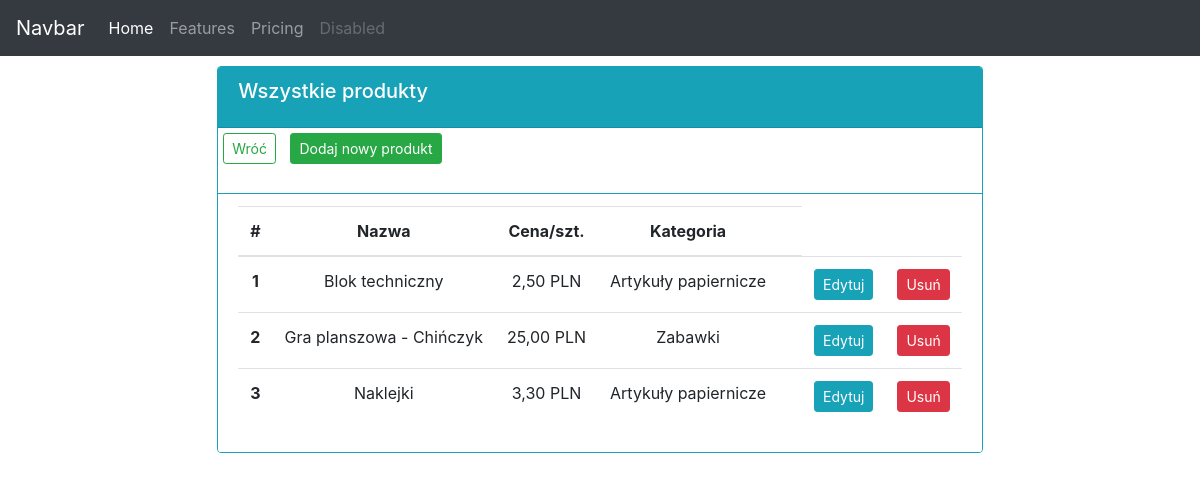
/products/, run on an earlier commit of the app's database.
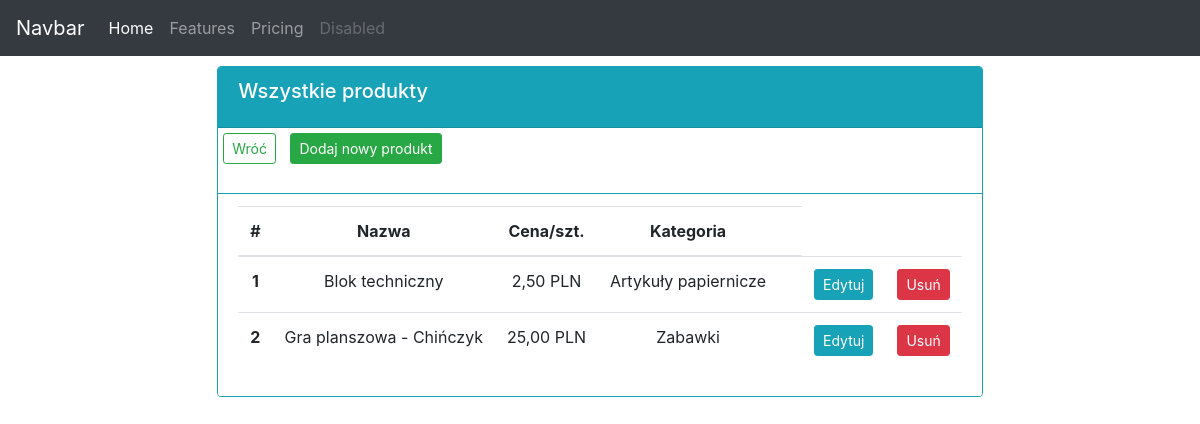
And on a later commit of the database.
### order_app/models.py (models this page shows, shortened)
class Product(models.Model):
    CATEGORY = (
        ('Artykuły papiernicze', 'Artykuły papiernicze'),
        ('Zabawki', 'Zabawki')
    )
    name = models.CharField(max_length=200, null=True)
    price = models.FloatField(null=True)
    category = models.CharField(max_length=200, choices=CATEGORY, null=True)
    description = models.CharField(max_length=500, null=True, blank=True)
    quantity = models.PositiveIntegerField(default=0, null=True, blank=True)
    delivered = models.BooleanField(default=False)

### order_app/views.py (the view)
# urls.py: path('products/', productsView, name='products'),
def productsView(reqeust):
    products = Product.objects.all()
    context = {'products': products}
    template = 'order_app/products.html'
    return render(reqeust, template, context)

### order_app/templates/order_app/products.html (shortened to what this page needs)
{% extends 'order_app/base.html' %}
{% block content %}
<div class="row">
    <div class="col-md d-flex justify-content-center">
      <div class="card border-info" style="margin: 10px;">
        <div class="card-header bg-info text-white">
          <h5 class="card-title">Wszystkie produkty</h5>
        </div>
          <p>
            <a class="btn btn-outline-success btn-sm" style="margin: 5px;" href="{% url 'order_app:index' %}">Wróć</a>
            <a class="btn btn-success btn-sm" style="margin: 5px;"
               href="{% url 'order_app:add_product' %}">Dodaj nowy produkt</a>
          </p>
          <ul class="list-group list-group-flush">
            <li class="list-group-item border-info">
              <table class="table">
                <thead>
                  <tr class="text-center">
                    <th scope="col">#</th>
                    <th scope="col">Nazwa</th>
                    <th scope="col">Cena/szt.</th>
                    <th scope="col">Kategoria</th>
                    <th scope="col"></th>
                  </tr>
                </thead>
                <tbody>
                  {% for product in products %}
                  <tr class="text-center">
                    <th scope="row">{{forloop.counter}}</th>
                    <td>{{ product.name }}</td>
                    <td>{{ product.price|floatformat:2 }} PLN</td>
                    <td>{{ product.category }}</td>
                    <td></td>
                    <td><a class="btn btn-sm btn-info" href="{% url 'order_app:edit_product' product.id %}">Edytuj</a></td>
                    <td><a class="btn btn-sm btn-danger" href="{% url 'order_app:delete_product' product.id %}">Usuń</a></td>
                  </tr>
                {% endfor %}
              </table>
            </li>
          </ul>
        </div>
      </div>
    </div>
{% endblock content %}

What changed in the data, as far as the page shows it:
removed Product: name "Naklejki", price "3,30", category "Artykuły papiernicze"
